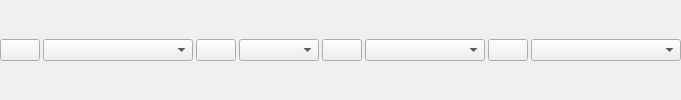
       <widget class="QWidget" name="paramsWidget" native="true">
        <property name="minimumSize">
         <size>
          <width>0</width>
          <height>0</height>
         </size>
        </property>
        <layout class="QHBoxLayout" name="horizontalLayout_9">
         <property name="spacing">
          <number>3</number>
         </property>
         <property name="leftMargin">
          <number>0</number>
         </property>
         <property name="topMargin">
          <number>0</number>
         </property>
         <property name="rightMargin">
          <number>0</number>
         </property>
         <property name="bottomMargin">
          <number>0</number>
         </property>
         <item>
          <widget class="QWidget" name="addModelTypeWidget" native="true">
           <layout class="QHBoxLayout" name="horizontalLayout_8">
            <property name="spacing">
             <number>3</number>
            </property>
            <property name="leftMargin">
             <number>0</number>
            </property>
            <property name="topMargin">
             <number>0</number>
            </property>
            <property name="rightMargin">
             <number>0</number>
            </property>
            <property name="bottomMargin">
             <number>0</number>
            </property>
            <item>
             <widget class="QPushButton" name="addTypeBtn">
              <property name="text">
               <string/>
              </property>
              <property name="icon">
               <iconset resource="../../../resources.qrc">
                <normaloff>:/icons/app/assets/icons/Add-Square--Streamline-Solar-Broken.svg</normaloff>:/icons/app/assets/icons/Add-Square--Streamline-Solar-Broken.svg</iconset>
              </property>
              <property name="iconSize">
               <size>
                <width>18</width>
                <height>18</height>
               </size>
              </property>
             </widget>
            </item>
            <item>
             <widget class="QComboBox" name="typeComboBox">
              <property name="minimumSize">
               <size>
                <width>150</width>
                <height>0</height>
               </size>
              </property>
              <property name="sizeAdjustPolicy">
               <enum>QComboBox::AdjustToContents</enum>
              </property>
              <property name="placeholderText">
               <string>Вид Изделие</string>
              </property>
             </widget>
            </item>
           </layout>
          </widget>
         </item>
         <item>
          <widget class="QWidget" name="addGaugeWidget" native="true">
           <layout class="QHBoxLayout" name="horizontalLayout_7">
            <property name="spacing">
             <number>3</number>
            </property>
            <property name="leftMargin">
             <number>0</number>
            </property>
            <property name="topMargin">
             <number>0</number>
            </property>
            <property name="rightMargin">
             <number>0</number>
            </property>
            <property name="bottomMargin">
             <number>0</number>
            </property>
            <item>
             <widget class="QPushButton" name="addGaugeBtn">
              <property name="text">
               <string/>
              </property>
              <property name="icon">
               <iconset resource="../../../resources.qrc">
                <normaloff>:/icons/app/assets/icons/Add-Square--Streamline-Solar-Broken.svg</normaloff>:/icons/app/assets/icons/Add-Square--Streamline-Solar-Broken.svg</iconset>
              </property>
              <property name="iconSize">
               <size>
                <width>18</width>
                <height>18</height>
               </size>
              </property>
             </widget>
            </item>
            <item>
             <widget class="QComboBox" name="gaugeComboBox">
              <property name="minimumSize">
               <size>
                <width>80</width>
                <height>0</height>
               </size>
              </property>
              <property name="sizeAdjustPolicy">
               <enum>QComboBox::AdjustToContents</enum>
              </property>
              <property name="placeholderText">
               <string>Файн</string>
              </property>
             </widget>
            </item>
           </layout>
          </widget>
         </item>
         <item>
          <widget class="QWidget" name="addGroupOperWidget" native="true">
           <layout class="QHBoxLayout" name="horizontalLayout_6">
            <property name="spacing">
             <number>3</number>
            </property>
            <property name="leftMargin">
             <number>0</number>
            </property>
            <property name="topMargin">
             <number>0</number>
            </property>
            <property name="rightMargin">
             <number>0</number>
            </property>
            <property name="bottomMargin">
             <number>0</number>
            </property>
            <item>
             <widget class="QPushButton" name="addGroupBtn">
              <property name="text">
               <string/>
              </property>
              <property name="icon">
               <iconset resource="../../../resources.qrc">
                <normaloff>:/icons/app/assets/icons/Add-Square--Streamline-Solar-Broken.svg</normaloff>:/icons/app/assets/icons/Add-Square--Streamline-Solar-Broken.svg</iconset>
              </property>
              <property name="iconSize">
               <size>
                <width>18</width>
                <height>18</height>
               </size>
              </property>
             </widget>
            </item>
            <item>
             <widget class="QComboBox" name="groupComboBox">
              <property name="minimumSize">
               <size>
                <width>120</width>
                <height>0</height>
               </size>
              </property>
              <property name="sizeAdjustPolicy">
               <enum>QComboBox::AdjustToContents</enum>
              </property>
              <property name="placeholderText">
               <string>Група</string>
              </property>
             </widget>
            </item>
           </layout>
          </widget>
         </item>
         <item>
          <widget class="QWidget" name="addStructWidget" native="true">
           <layout class="QHBoxLayout" name="horizontalLayout_5">
            <property name="spacing">
             <number>3</number>
            </property>
            <property name="leftMargin">
             <number>0</number>
            </property>
            <property name="topMargin">
             <number>0</number>
            </property>
            <property name="rightMargin">
             <number>0</number>
            </property>
            <property name="bottomMargin">
             <number>0</number>
            </property>
            <item>
             <widget class="QPushButton" name="addStructBtn">
              <property name="text">
               <string/>
              </property>
              <property name="icon">
               <iconset resource="../../../resources.qrc">
                <normaloff>:/icons/app/assets/icons/Add-Square--Streamline-Solar-Broken.svg</normaloff>:/icons/app/assets/icons/Add-Square--Streamline-Solar-Broken.svg</iconset>
              </property>
              <property name="iconSize">
               <size>
                <width>18</width>
                <height>18</height>
               </size>
              </property>
             </widget>
            </item>
            <item>
             <widget class="QComboBox" name="structComboBox">
              <property name="minimumSize">
               <size>
                <width>150</width>
                <height>0</height>
               </size>
              </property>
              <property name="sizeAdjustPolicy">
               <enum>QComboBox::AdjustToContents</enum>
              </property>
              <property name="placeholderText">
               <string>Структура</string>
              </property>
             </widget>
            </item>
           </layout>
          </widget>
         </item>
        </layout>
       </widget>
